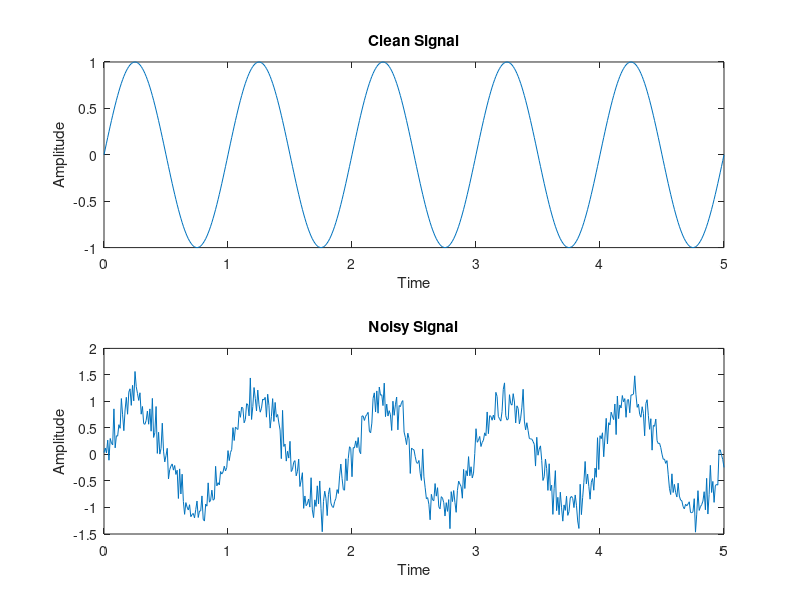

Source code (MATLAB): (Note: this script raises an error after producing the figure.)
% Effect of Noise in a Signal

% Generate a clean signal
t = 0:0.01:5;                     % Time range from 0 to 5 with step size of 0.01
clean_signal = sin(2*pi*t);       % Generate a clean sinusoidal signal

% Generate noisy signal
noise = 0.2*randn(size(t));       % Generate Gaussian noise with standard deviation 0.2
noisy_signal = clean_signal + noise;  % Add noise to the clean signal

% Plotting the signals
figure;

% Clean Signal
subplot(2, 1, 1);                 % Create a subplot for the clean signal
plot(t, clean_signal);            % Plot the clean signal
title('Clean Signal');
xlabel('Time');
ylabel('Amplitude');

% Noisy Signal
subplot(2, 1, 2);                 % Create a subplot for the noisy signal
plot(t, noisy_signal);            % Plot the noisy signal
title('Noisy Signal');
xlabel('Time');
ylabel('Amplitude');

% Adjusting the layout
sgtitle('Effect of Noise in a Signal');  % Add an overall title to the figure
